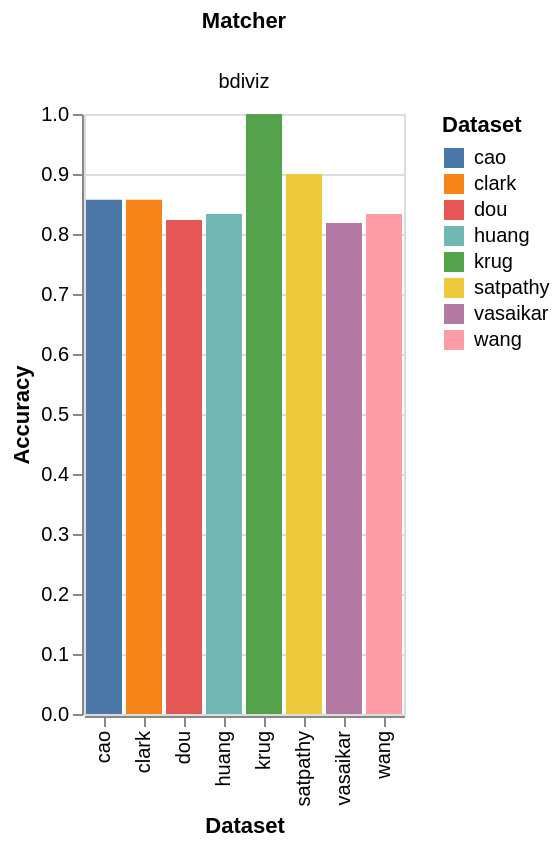

Write notebook code for a chart like this one.
### Code cell
chart = alt.Chart(df).mark_bar().encode(
        x='Dataset:O',
        y=alt.Y('Accuracy:Q', scale=alt.Scale(domain=[0, 1.0])),
        column='Matcher',
        color='Dataset',
    )
chart

### Figure 1 — Vega-Lite specification as saved in the notebook (floating-point values rounded to 4 significant figures)
{"config": {"view": {"continuousWidth": 300, "continuousHeight": 300}}, "data": {"name": "data-dc4c5d5212a58f97f89f8fa3df689468"}, "mark": {"type": "bar"}, "encoding": {"color": {"field": "Dataset", "type": "nominal"}, "column": {"field": "Matcher", "type": "nominal"}, "x": {"field": "Dataset", "type": "ordinal"}, "y": {"field": "Accuracy", "scale": {"domain": [0, 1.0]}, "type": "quantitative"}}, "$schema": "https://vega.github.io/schema/vega-lite/v5.17.0.json", "datasets": {"data-dc4c5d5212a58f97f89f8fa3df689468": [{"Matcher": "bdiviz", "Dataset": "krug", "Accuracy": 1.0}, {"Matcher": "bdiviz", "Dataset": "clark", "Accuracy": 0.8571}, {"Matcher": "bdiviz", "Dataset": "vasaikar", "Accuracy": 0.8182}, {"Matcher": "bdiviz", "Dataset": "wang", "Accuracy": 0.8333}, {"Matcher": "bdiviz", "Dataset": "satpathy", "Accuracy": 0.9}, {"Matcher": "bdiviz", "Dataset": "cao", "Accuracy": 0.8571}, {"Matcher": "bdiviz", "Dataset": "huang", "Accuracy": 0.8333}, {"Matcher": "bdiviz", "Dataset": "dou", "Accuracy": 0.8235}]}}
